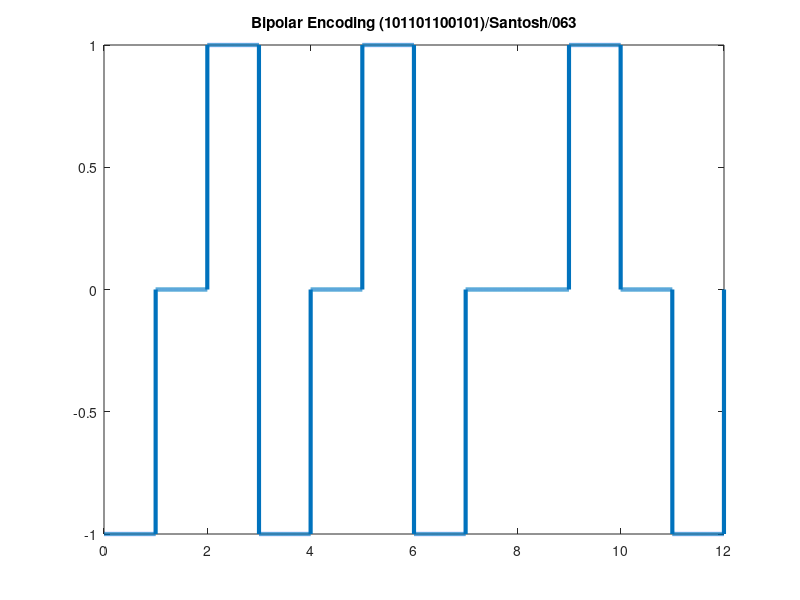

Write the MATLAB code that produced this figure.
% Bipolar line Encoding

clc; 
clear all; 
close all; 
bits = [1 0 1 1 0 1 1 0 0 1 0 1]; 
bitrate = 1; 
n = 1000; 
T = length(bits)/bitrate; 
N = n*length(bits); 
dt = T/N; 
t = 0:dt:T; 
x = zeros(1,length(t)); 
lastbit = 1; 
for i=1:length(bits) 
 if bits(i)==1 
     x((i-1)*n+1:i*n) = -lastbit; 
     lastbit = -lastbit; 
 end; 
end; 
plot(t, x, 'Linewidth', 3); 
counter = 0; 
lastbit = 1; 
for i = 1:length(t) 
 if t(i)>counter 
    counter = counter + 1; 
 if x(i)==-lastbit 
    result(counter) = 1; 
    lastbit = -lastbit;
 else 
     result(counter) = 0; 
 end; 
 end; 
end; 
title('Bipolar Encoding (101101100101)/Santosh/063'); 
disp(result);
